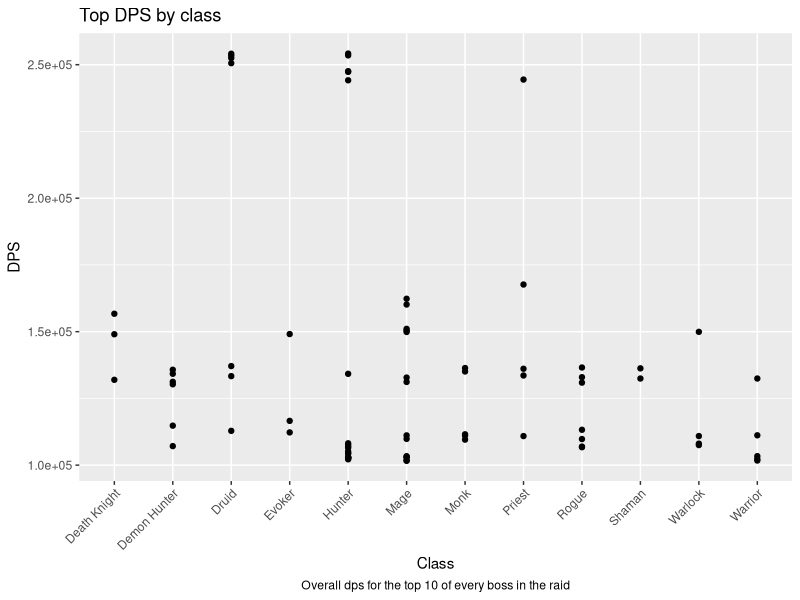
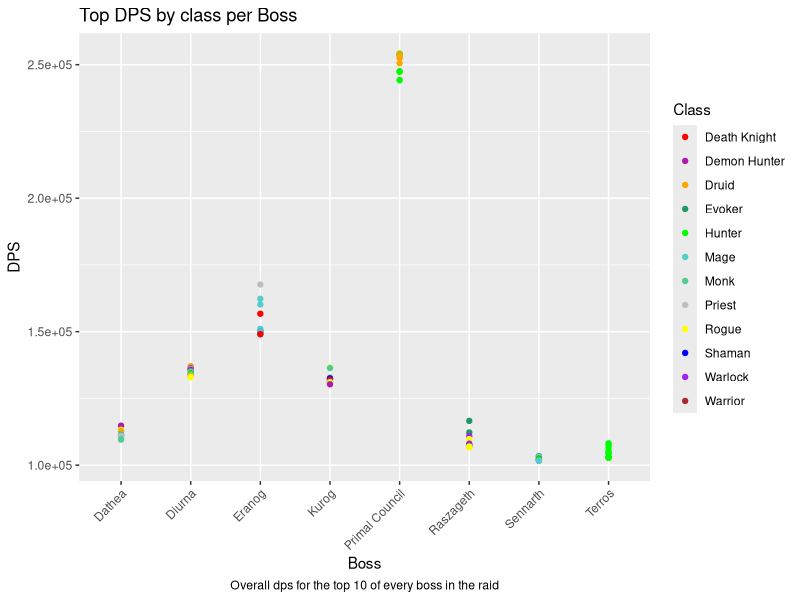
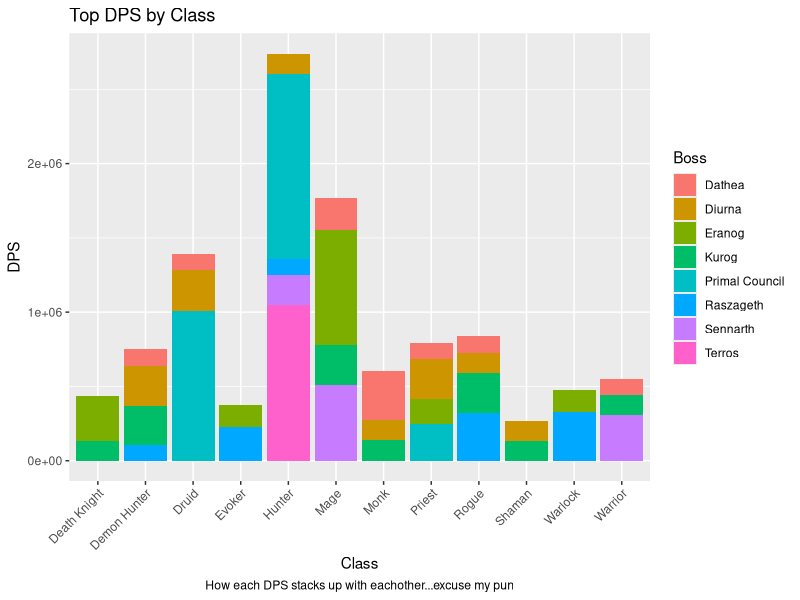
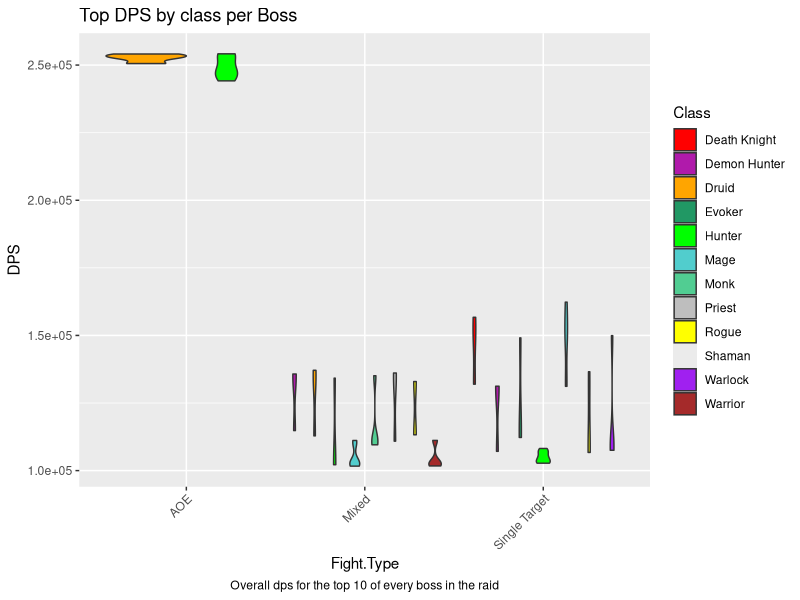
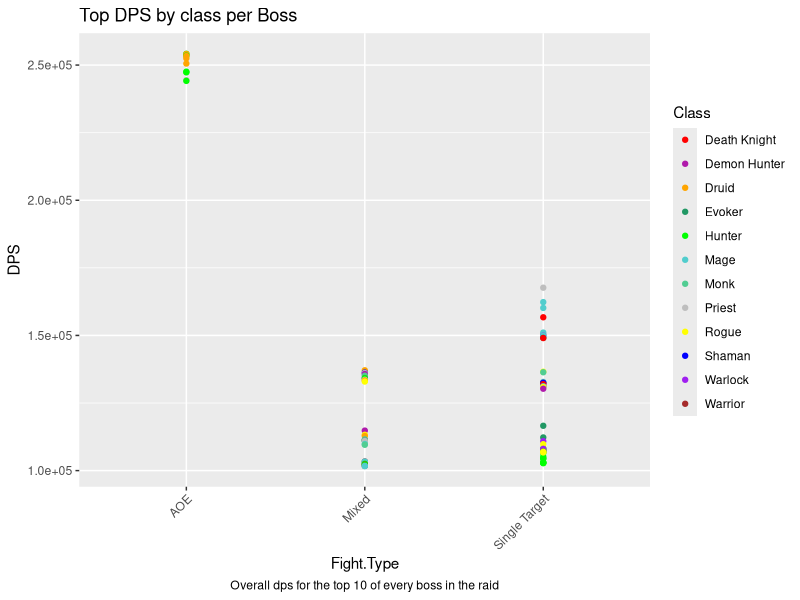
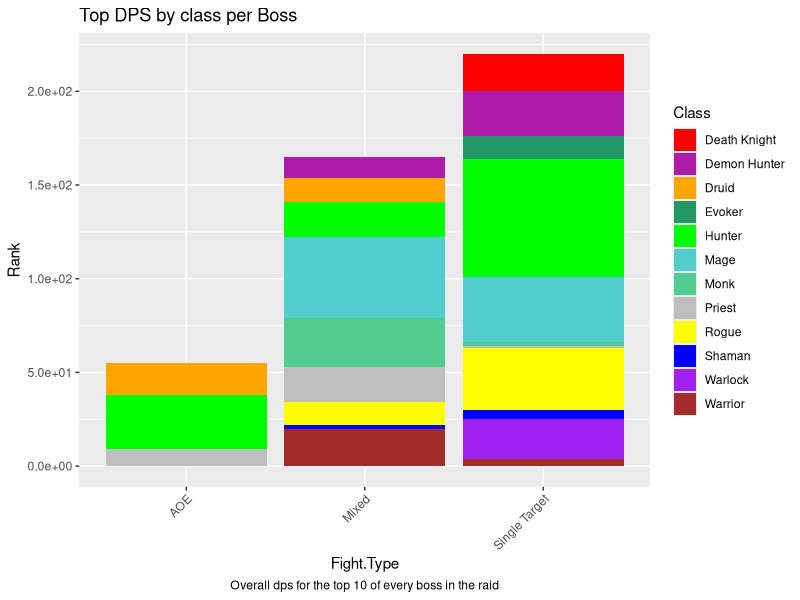

Reproduce these figures in R, in order.
## ---- chunk 1
library(tidyverse)
library(dplyr)
library(ggplot2)
library(readxl)

DPSsheet<-read.csv("DataVizMidterm - Sheet1.csv")
## ---- chunk 2
library(scales)

ggplot(DPSsheet, aes(x=Class, y=DPS)) +
  geom_point() +
  labs(title = "Top DPS by class", caption = "Overall dps for the top 10 of every boss in the raid") +
  theme(plot.caption = element_text(hjust = .5)) +
  theme(axis.text.x = element_text(angle = 45, hjust = 1)) +
  scale_y_continuous(labels = scientific_format())
## ---- chunk 3
DPSsheet$Class <- factor(DPSsheet$Class)

ggplot(DPSsheet, aes(x=Boss, y=DPS, color = Class)) +
  geom_point()+
  labs(title = "Top DPS by class per Boss", caption = "Overall dps for the top 10 of every boss in the raid") +
  theme(plot.caption = element_text(hjust = .5)) +
  theme(axis.text.x = element_text(angle = 45, hjust = 1)) +
  scale_y_continuous(labels = scientific_format())+
  scale_color_manual(values = c("red", "#B01AAB", "orange", "#219864", "green", "#51CDCD", "#51CD92", "grey", "yellow", "blue", "purple", "brown"), drop = FALSE)
## ---- chunk 4
ggplot(DPSsheet, aes(x = Class, y=DPS, fill = Boss))+
  geom_col(position = "stack")+
  labs(title = "Top DPS by Class", caption = "How each DPS stacks up with eachother...excuse my pun") +
  theme(axis.text.x = element_text(angle = 45, hjust = 1))+
  theme(plot.caption = element_text(hjust = .5))

## ---- chunk 5
ggplot(DPSsheet, aes(x=Fight.Type, y=DPS, fill = Class)) +
  geom_violin()+
  labs(title = "Top DPS by class per Boss", caption = "Overall dps for the top 10 of every boss in the raid") +
  theme(plot.caption = element_text(hjust = .5)) +
  theme(axis.text.x = element_text(angle = 45, hjust = 1)) +
  scale_y_continuous(labels = scientific_format())+
  scale_fill_manual(values = c("red", "#B01AAB", "orange", "#219864", "green", "#51CDCD", "#51CD92", "grey", "yellow", "blue", "purple", "brown"), drop = FALSE)

## ---- chunk 6
ggplot(DPSsheet, aes(x=Fight.Type, y=DPS, color = Class)) +
  geom_point()+
  labs(title = "Top DPS by class per Boss", caption = "Overall dps for the top 10 of every boss in the raid") +
  theme(plot.caption = element_text(hjust = .5)) +
  theme(axis.text.x = element_text(angle = 45, hjust = 1)) +
  scale_y_continuous(labels = scientific_format())+
  scale_color_manual(values = c("red", "#B01AAB", "orange", "#219864", "green", "#51CDCD", "#51CD92", "grey", "yellow", "blue", "purple", "brown"), drop = FALSE)
## ---- chunk 7
ggplot(DPSsheet, aes(x=Fight.Type, y=Rank, fill = Class)) +
  geom_col()+
  labs(title = "Top DPS by class per Boss", caption = "Overall dps for the top 10 of every boss in the raid") +
  theme(plot.caption = element_text(hjust = .5)) +
  theme(axis.text.x = element_text(angle = 45, hjust = 1)) +
  scale_y_continuous(labels = scientific_format())+
  scale_fill_manual(values = c("red", "#B01AAB", "orange", "#219864", "green", "#51CDCD", "#51CD92", "grey", "yellow", "blue", "purple", "brown"), drop = FALSE)
